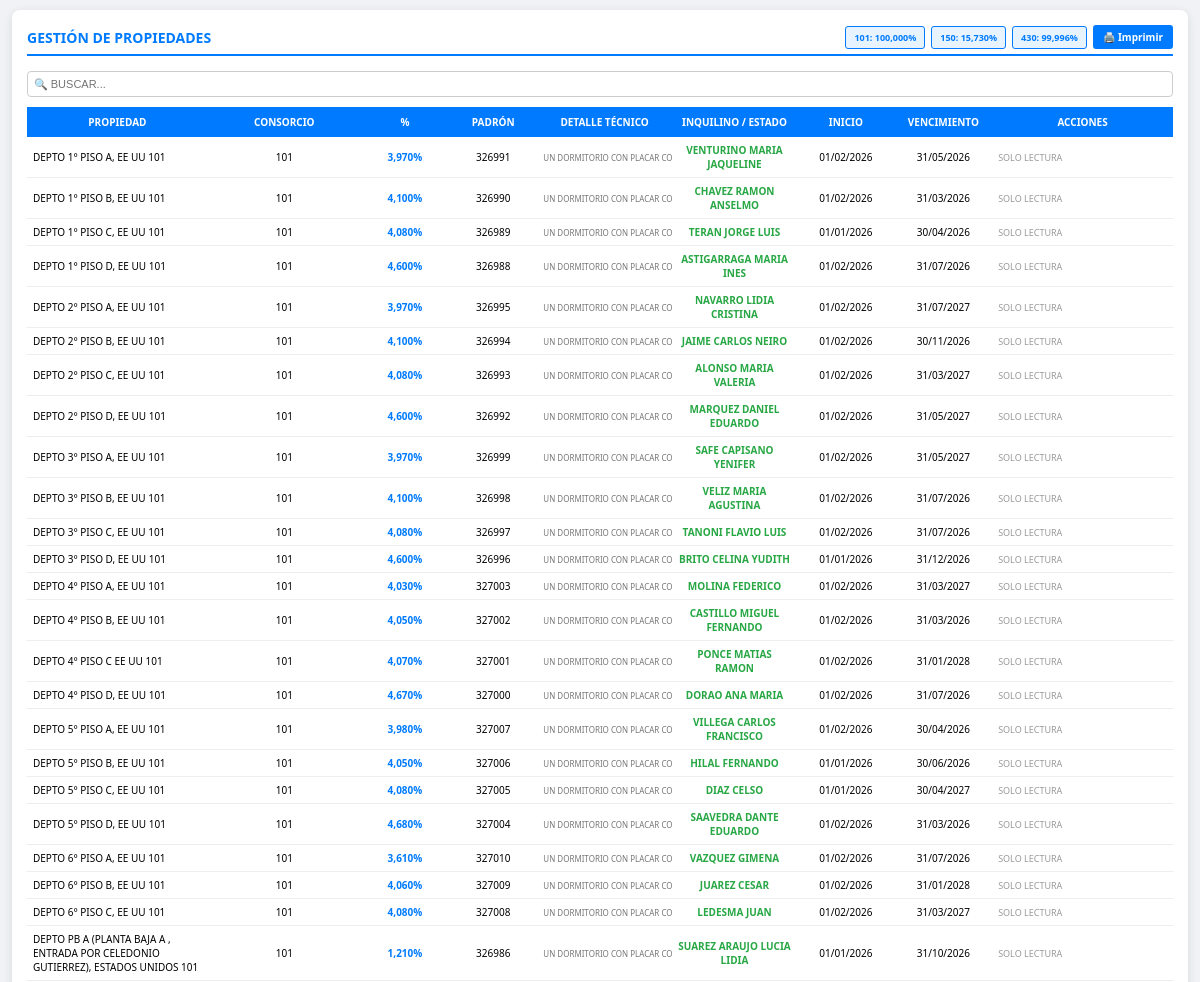
The page /propiedades.php (signed in, upper part) on the database as committed earlier.
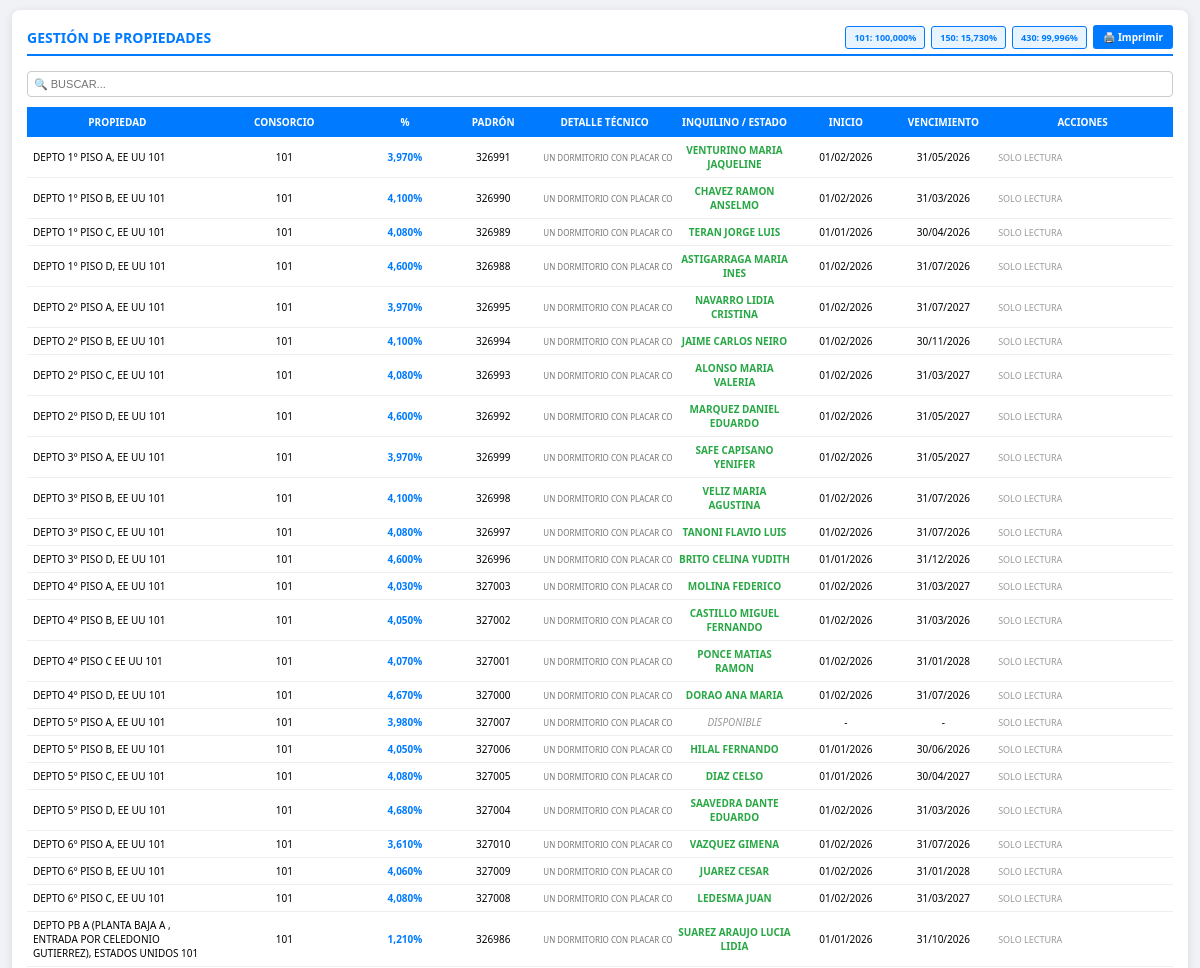
The same page on the database as committed later.
### tables this page shows
CREATE TABLE `propiedades` (
  `propiedad_id` int(11) NOT NULL AUTO_INCREMENT,
  `propiedad` varchar(255) NOT NULL,
  `ciudad` varchar(100) DEFAULT NULL,
  `padron` varchar(12) NOT NULL,
  `detalle` text NOT NULL,
  `consorcio` varchar(5) NOT NULL,
  `porcentaje` decimal(6,3) DEFAULT NULL,
  `propietario_id` int(11) NOT NULL,
  `alquiler` int(11) DEFAULT NULL,
  PRIMARY KEY (`propiedad_id`),
  UNIQUE KEY `padron` (`padron`),
  KEY `fk_propietario` (`propietario_id`),
  CONSTRAINT `fk_propietario` FOREIGN KEY (`propietario_id`) REFERENCES `usuarios` (`id`)
);

CREATE TABLE `usuarios` (
  `id` int(11) NOT NULL AUTO_INCREMENT,
  `apellido` varchar(150) NOT NULL,
  `dni` varchar(20) NOT NULL,
  `cuit` varchar(25) DEFAULT NULL,
  `domicilio` varchar(200) DEFAULT NULL,
  `email` varchar(100) DEFAULT NULL,
  `celular` varchar(20) DEFAULT NULL,
  `consorcio` varchar(100) DEFAULT NULL,
  PRIMARY KEY (`id`)
);

CREATE TABLE `alquileres` (
  `alquiler_id` int(11) NOT NULL AUTO_INCREMENT,
  `propiedad_id` int(11) NOT NULL,
  `inquilino1_id` int(11) NOT NULL,
  `inquilino2_id` int(11) DEFAULT NULL,
  `codeudor1_id` int(11) NOT NULL,
  `codeudor2_id` int(11) DEFAULT NULL,
  `plazo_meses` int(11) DEFAULT NULL,
  `destino` varchar(50) DEFAULT 'VIVIENDA',
  `fecha_inicio` date DEFAULT NULL,
  `fecha_fin` date DEFAULT NULL,
  `precio_convenido` decimal(10,2) DEFAULT NULL,
  `fecha_firma` date DEFAULT NULL,
  `monto_deposito` decimal(10,2) DEFAULT NULL,
  `estado` enum('VIGENTE','BAJA') DEFAULT 'VIGENTE',
  `fecha_creacion` timestamp NOT NULL DEFAULT current_timestamp(),
  PRIMARY KEY (`alquiler_id`)
);

### propiedades.php (the view, shortened to what this page needs)
<?php
include 'db.php';
$sql = "SELECT p.*, u.apellido as nombre_inquilino, a.fecha_inicio as inicio, a.fecha_fin as vencimiento
        FROM propiedades p
        LEFT JOIN alquileres a ON a.propiedad_id = p.propiedad_id AND a.estado = 'VIGENTE'
        LEFT JOIN usuarios u ON a.inquilino1_id = u.id
        ORDER BY p.consorcio ASC, p.propiedad ASC";
$resultado = mysqli_query($conexion, $sql);
$nivelAcceso = (int)($_SESSION['acceso_nivel'] ?? 0);
$soloLectura = ($nivelAcceso < 2);
$sumas_consorcios = array();
$r_consorcios = mysqli_query($conexion, "SELECT consorcio, COALESCE(SUM(porcentaje), 0) AS total FROM propiedades WHERE porcentaje IS NOT NULL AND consorcio IS NOT NULL AND consorcio != '' GROUP BY consorcio ORDER BY consorcio ASC");
if ($r_consorcios) {
    while ($row_cons = mysqli_fetch_assoc($r_consorcios)) {
        $sumas_consorcios[$row_cons['consorcio']] = (float)$row_cons['total'];
    }
}
?>
<!DOCTYPE html>
<html lang="es">
<head>
</head>
<body onkeydown="var e=event||window.event;if((e.keyCode||e.which)===27){e.preventDefault();window.location.href='index.php';return false;}">
<div class="contenedor">
    <div class="encabezado">
        <h2>Gestión de Propiedades</h2>
        <div style="display:flex; align-items:center; gap:6px; flex-wrap:wrap;">
            <?php foreach ($sumas_consorcios as $cons => $suma): ?>
            <span style="background:#e7f3ff; color:#007bff; padding:4px 8px; border-radius:3px; font-weight:bold; font-size:9px; border:1px solid #007bff; white-space:nowrap;"><?= htmlspecialchars($cons) ?>: <?= number_format($suma, 3, ',', '.') ?>%</span>
            <?php endforeach; ?>
            <a href="imprimir_propiedades.php" target="_blank" style="background:#007bff; color:white; padding:5px 10px; border-radius:3px; text-decoration:none; font-weight:bold; font-size:10px;">🖨️ Imprimir</a>
        </div>
    </div>
    <div class="controles">
        <input type="text" id="txtBuscar" placeholder="🔍 BUSCAR..." onkeyup="filtrarPropiedades()">
    </div>
    <table class="tabla-prop">
        <thead>
            <tr>
                <th class="col-propiedad">Propiedad</th>
                <th class="col-consorcio">Consorcio</th>
                <th class="col-porcentaje">%</th>
                <th class="col-padron">Padrón</th>
                <th class="col-detalle">Detalle Técnico</th>
                <th class="col-estado">Inquilino / Estado</th>
                <th class="col-inicio">Inicio</th>
                <th class="col-vencimiento">Vencimiento</th>
                <th class="col-acciones">Acciones</th>
            </tr>
        </thead>
        <tbody id="cuerpoTabla">
            <?php while ($f = mysqli_fetch_array($resultado)):
                $alquilada = !empty($f['nombre_inquilino']);
                $inicio = !empty($f['inicio']) ? date('d/m/Y', strtotime($f['inicio'])) : '-';
                $venc = !empty($f['vencimiento']) ? date('d/m/Y', strtotime($f['vencimiento'])) : '-';
            ?>
            <tr class="fila-propiedad" data-id="<?= $f['propiedad_id'] ?>" onclick="seleccionarPropiedad(<?= $f['propiedad_id'] ?>, this, event)">
                <td class="al-izq"><?= $f['propiedad'] ?></td>
                <td class="al-cen"><?= $f['consorcio'] ?></td>
                <td class="al-cen" style="font-weight:bold; color:#007bff;"><?= $f['porcentaje'] !== null ? number_format($f['porcentaje'], 3, ',', '.') . '%' : '-' ?></td>
                <td class="al-cen"><?= $f['padron'] ?></td>
                <td class="al-cen" style="font-size: 8px; color: #777; white-space: nowrap;"><?= substr($f['detalle'],0,30) ?>...</td>
                <td class="al-cen">
                    <?= $alquilada ? "<span class='inquilino-nombre'>{$f['nombre_inquilino']}</span>" : "<span class='disponible'>DISPONIBLE</span>" ?>
                </td>
                <td class="al-cen"><?= $inicio ?></td>
                <td class="al-cen"><?= $venc ?></td>
                <td>
                    <?php if (!$soloLectura): ?>
                    <div class="flex-acciones" onclick="event.stopPropagation()">
                        <?php if($alquilada): ?>
                            <button onclick="finalizarContrato(<?= $f['propiedad_id'] ?>)" class="btn btn-fin w-grande">FIN CONTRATO</button>
                            <button onclick="imprimirContrato(<?= $f['propiedad_id'] ?>)" class="btn btn-print w-chico">IMPRIMIR CONTRATO</button>
                        <?php else: ?>
                            <button onclick="eliminarPropiedad(<?= $f['propiedad_id'] ?>)" class="btn btn-baja w-grande">BAJA PROP.</button>
                            <div style="width: 45px;"></div>
                        <?php endif; ?>
                    </div>
                    <?php else: ?>
                    <span style="color:#999; font-size:9px;">Solo lectura</span>
                    <?php endif; ?>
                </td>
            </tr>
            <?php endwhile; ?>
        </tbody>
    </table>
</div>
</body>
</html>

### propiedades.php (style rules this page uses)
body { font-family: 'Segoe UI', sans-serif; background: #f0f2f5; margin: 0; padding: 10px; }
.contenedor { background: white; padding: 15px; border-radius: 8px; box-shadow: 0 2px 10px rgba(0,0,0,0.1); width: 98vw; margin: auto; box-sizing: border-box; }
.encabezado { display: flex; justify-content: space-between; align-items: center; margin-bottom: 15px; border-bottom: 2px solid #007bff; padding-bottom: 5px; }
h2 { margin: 0; color: #007bff; text-transform: uppercase; font-size: 14px; }
.controles { margin-bottom: 10px; }
#txtBuscar { width: 100%; padding: 6px; border: 1px solid #ccc; border-radius: 4px; font-size: 11px; text-transform: uppercase; box-sizing: border-box; }
.tabla-prop { width: 100%; border-collapse: collapse; font-size: 10px; table-layout: fixed; }
.tabla-prop th { background: #007bff; color: white; padding: 8px; text-align: center; position: sticky; top: 0; z-index: 10; text-transform: uppercase; }
.tabla-prop td { padding: 6px; border-bottom: 1px solid #eee; text-transform: uppercase; overflow: hidden; vertical-align: middle; }
.col-propiedad { width: 18%; }
.col-consorcio { width: 15%; }
.col-porcentaje { width: 8%; }
.col-padron { width: 8%; }
.col-detalle { width: 13%; }
.col-estado { width: 12%; }
.col-inicio { width: 9%; }
.col-vencimiento { width: 9%; }
.col-acciones { width: 18%; }
.al-cen { text-align: center !important; }
.al-izq { text-align: left !important; }
.inquilino-nombre { color: #28a745; font-weight: bold; }
.disponible { color: #999; font-style: italic; }

Rows that differ between the two databases and show on the page:
changed propiedades "DEPTO 5° PISO A, EE UU 101": alquileres.fecha_inicio "01/02/2026" → "-"; alquileres.fecha_fin "30/04/2026" → "-"; usuarios.apellido "VILLEGA CARLOS FRANCISCO" → (not shown); now shows "DISPONIBLE"
